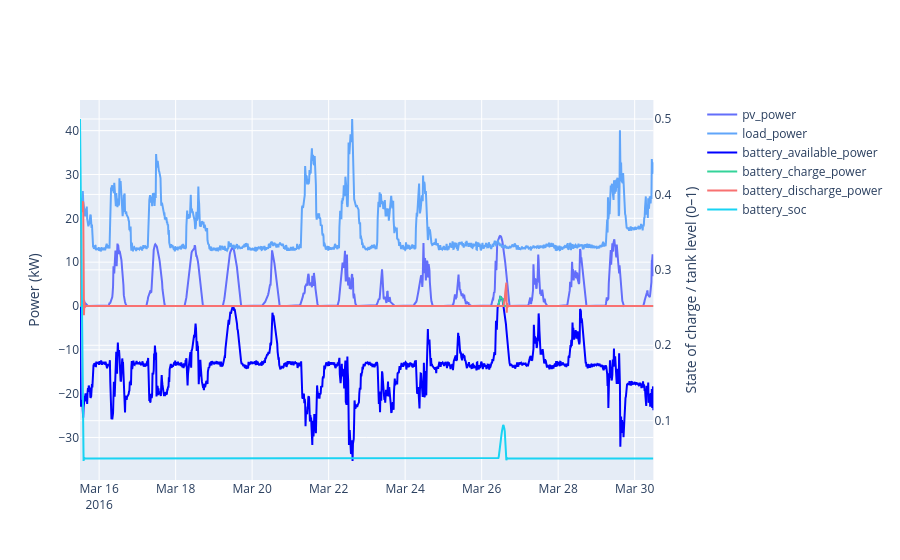

This figure's notebook cell:
### Markdown cell above
## Plot Microgrid Telemetry

### Code cell
build_figure(results.trajectory, 
                       ["pv_power", 
                        "load_power", 
                        "battery_available_power",
                        "battery_charge_power",
                        "battery_discharge_power"],
                       ["battery_soc"])

### Figure 1 — Plotly figure (JSON) as saved in the notebook; plotly's stock layout.template omitted (floating-point values rounded to 4 significant figures; data arrays with more than 128 entries replaced by an {"elided": "..."} marker saying what was removed)
{"data": [{"name": "pv_power", "type": "scatter", "x": {"elided": "1440 str values"}, "xaxis": "x", "y": {"elided": "1440 float values"}, "yaxis": "y"}, {"line": {"color": "#60a5fa"}, "name": "load_power", "type": "scatter", "x": {"elided": "1440 str values"}, "xaxis": "x", "y": {"elided": "1440 float values"}, "yaxis": "y"}, {"line": {"color": "blue"}, "name": "battery_available_power", "type": "scatter", "x": {"elided": "1440 str values"}, "xaxis": "x", "y": {"elided": "1440 float values"}, "yaxis": "y"}, {"line": {"color": "#34d399"}, "name": "battery_charge_power", "type": "scatter", "x": {"elided": "1440 str values"}, "xaxis": "x", "y": {"elided": "1440 float values"}, "yaxis": "y"}, {"line": {"color": "#f87171"}, "name": "battery_discharge_power", "type": "scatter", "x": {"elided": "1440 str values"}, "xaxis": "x", "y": {"elided": "1440 float values"}, "yaxis": "y"}, {"name": "battery_soc", "type": "scatter", "x": {"elided": "1440 str values"}, "xaxis": "x", "y": {"elided": "1440 float values"}, "yaxis": "y2"}], "layout": {"xaxis": {"anchor": "y", "domain": [0, 0.94]}, "yaxis": {"anchor": "x", "domain": [0, 1], "title": {"text": "Power (kW)"}}, "yaxis2": {"anchor": "x", "overlaying": "y", "side": "right", "title": {"text": "State of charge / tank level (0–1)"}}}}
